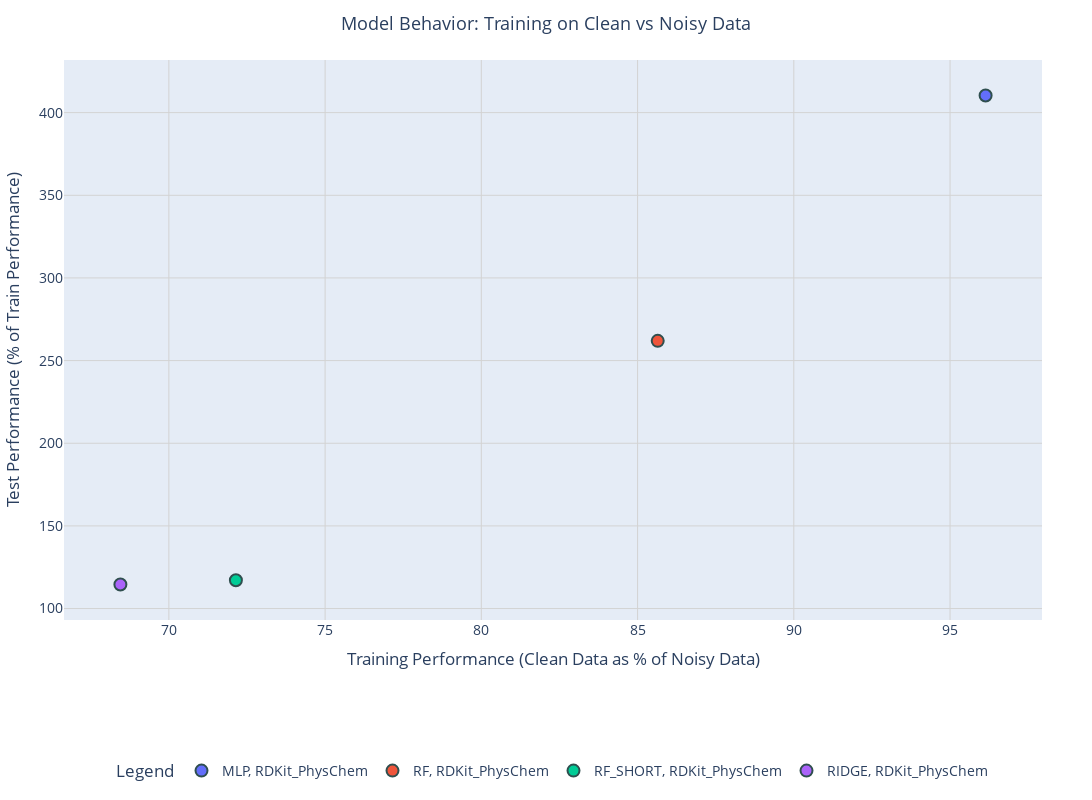

Here is the notebook cell this chart was saved with:
### Code cell
df_overfitting_physchem_only = df_overfitting_rmse[df_overfitting_rmse['Descriptor']=='RDKit_PhysChem']
df_overfitting_physchem_only_no_xgb = df_overfitting_physchem_only[df_overfitting_physchem_only['Model']!='XGB']
fig = px.scatter(
    df_overfitting_physchem_only_no_xgb,
    x='Train_Mid_as_percentage_of_Train_Full',
    y='Test_Mid_as_percentage_of_Train_Mid',
    color='Model',
    symbol='Descriptor',
    hover_data=['Metric'],
    labels={
        'Train_Mid_as_percentage_of_Train_Full': 'Performance (Clean Data as % of Noisy Data)',
        'Test_Mid_as_percentage_of_Train_Mid': 'Test Performance (% of Train Performance)'
    },
    title="Model Behavior: Training on Clean vs Noisy Data"
)

# Update layout for clarity
fig.update_layout(
    width=1200,
    height=800,
    legend=dict(
        title="Legend",
        orientation="h",
        yanchor="bottom",
        y=-0.3,
        xanchor="center",
        x=0.5
    ),
    margin=dict(l=50, r=50, t=60, b=100),
    font=dict(size=14),
    title_font=dict(size=18),
    title_x=0.5,  # Center title
)

# Update marker styles for better distinction
fig.update_traces(marker=dict(size=12, line=dict(width=2, color='DarkSlateGrey')))

# Add gridlines and improve axis visibility
fig.update_xaxes(
    title="Training Performance (Clean Data as % of Noisy Data)",
    showgrid=True,
    gridwidth=1,
    gridcolor='LightGrey',
    zeroline=True,
    zerolinewidth=1,
    zerolinecolor='Black'
)
fig.update_yaxes(
    title="Test Performance (% of Train Performance)",
    showgrid=True,
    gridwidth=1,
    gridcolor='LightGrey',
    zeroline=True,
    zerolinewidth=1,
    zerolinecolor='Black'
)

fig.show()

### Figure 1 — Plotly figure (JSON) as saved in the notebook; plotly's stock layout.template omitted (floating-point values rounded to 4 significant figures)
{"data": [{"customdata": [["RMSE"]], "hovertemplate": "Model=MLP<br>Descriptor=RDKit_PhysChem<br>Performance (Clean Data as % of Noisy Data)=%{x}<br>Test Performance (% of Train Performance)=%{y}<br>Metric=%{customdata[0]}<extra></extra>", "legendgroup": "MLP, RDKit_PhysChem", "marker": {"color": "#636efa", "line": {"color": "DarkSlateGrey", "width": 2}, "size": 12, "symbol": "circle"}, "mode": "markers", "name": "MLP, RDKit_PhysChem", "orientation": "v", "showlegend": true, "type": "scatter", "x": [96.14], "xaxis": "x", "y": [410.4], "yaxis": "y"}, {"customdata": [["RMSE"]], "hovertemplate": "Model=RF<br>Descriptor=RDKit_PhysChem<br>Performance (Clean Data as % of Noisy Data)=%{x}<br>Test Performance (% of Train Performance)=%{y}<br>Metric=%{customdata[0]}<extra></extra>", "legendgroup": "RF, RDKit_PhysChem", "marker": {"color": "#EF553B", "line": {"color": "DarkSlateGrey", "width": 2}, "size": 12, "symbol": "circle"}, "mode": "markers", "name": "RF, RDKit_PhysChem", "orientation": "v", "showlegend": true, "type": "scatter", "x": [85.64], "xaxis": "x", "y": [261.9], "yaxis": "y"}, {"customdata": [["RMSE"]], "hovertemplate": "Model=RF_SHORT<br>Descriptor=RDKit_PhysChem<br>Performance (Clean Data as % of Noisy Data)=%{x}<br>Test Performance (% of Train Performance)=%{y}<br>Metric=%{customdata[0]}<extra></extra>", "legendgroup": "RF_SHORT, RDKit_PhysChem", "marker": {"color": "#00cc96", "line": {"color": "DarkSlateGrey", "width": 2}, "size": 12, "symbol": "circle"}, "mode": "markers", "name": "RF_SHORT, RDKit_PhysChem", "orientation": "v", "showlegend": true, "type": "scatter", "x": [72.15], "xaxis": "x", "y": [117.1], "yaxis": "y"}, {"customdata": [["RMSE"]], "hovertemplate": "Model=RIDGE<br>Descriptor=RDKit_PhysChem<br>Performance (Clean Data as % of Noisy Data)=%{x}<br>Test Performance (% of Train Performance)=%{y}<br>Metric=%{customdata[0]}<extra></extra>", "legendgroup": "RIDGE, RDKit_PhysChem", "marker": {"color": "#ab63fa", "line": {"color": "DarkSlateGrey", "width": 2}, "size": 12, "symbol": "circle"}, "mode": "markers", "name": "RIDGE, RDKit_PhysChem", "orientation": "v", "showlegend": true, "type": "scatter", "x": [68.45], "xaxis": "x", "y": [114.6], "yaxis": "y"}], "layout": {"font": {"size": 14}, "height": 800, "legend": {"orientation": "h", "title": {"text": "Legend"}, "tracegroupgap": 0, "x": 0.5, "xanchor": "center", "y": -0.3, "yanchor": "bottom"}, "margin": {"b": 100, "l": 50, "r": 50, "t": 60}, "title": {"font": {"size": 18}, "text": "Model Behavior: Training on Clean vs Noisy Data", "x": 0.5}, "width": 1200, "xaxis": {"anchor": "y", "domain": [0, 1], "gridcolor": "LightGrey", "gridwidth": 1, "showgrid": true, "title": {"text": "Training Performance (Clean Data as % of Noisy Data)"}, "zeroline": true, "zerolinecolor": "Black", "zerolinewidth": 1}, "yaxis": {"anchor": "x", "domain": [0, 1], "gridcolor": "LightGrey", "gridwidth": 1, "showgrid": true, "title": {"text": "Test Performance (% of Train Performance)"}, "zeroline": true, "zerolinecolor": "Black", "zerolinewidth": 1}}}
